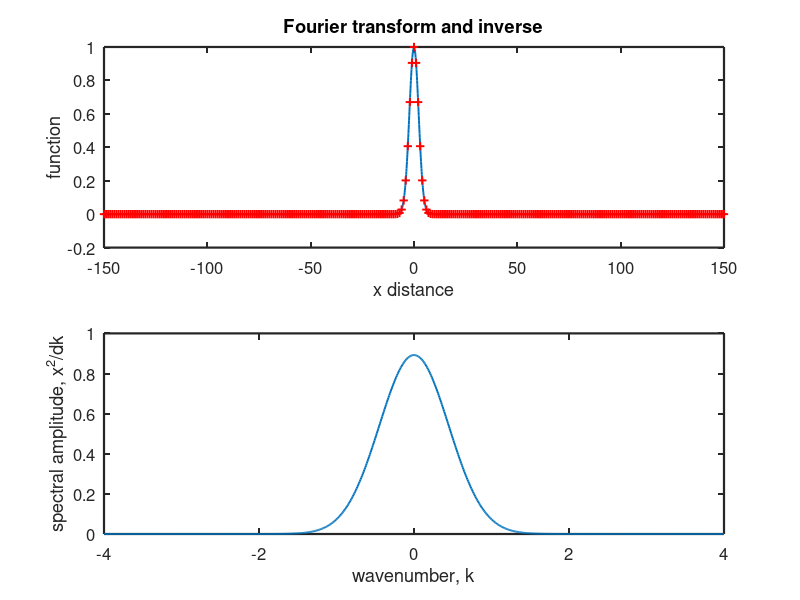
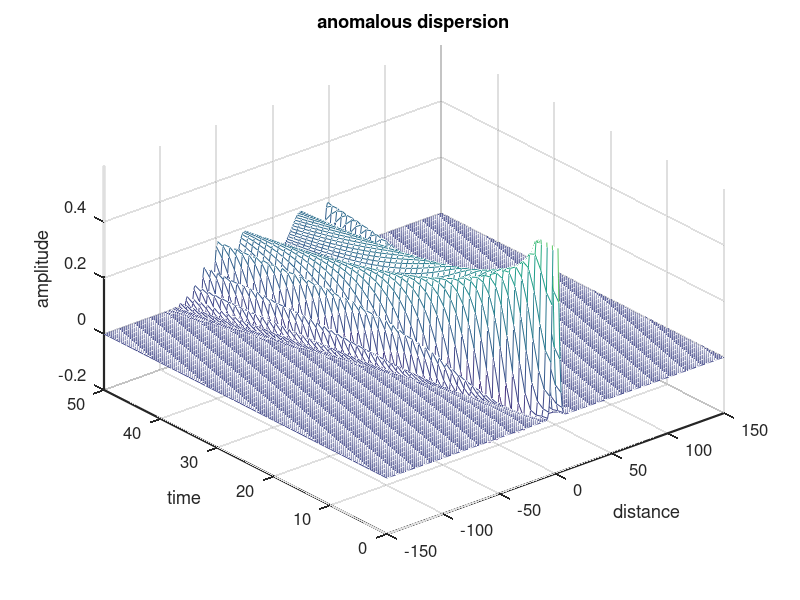
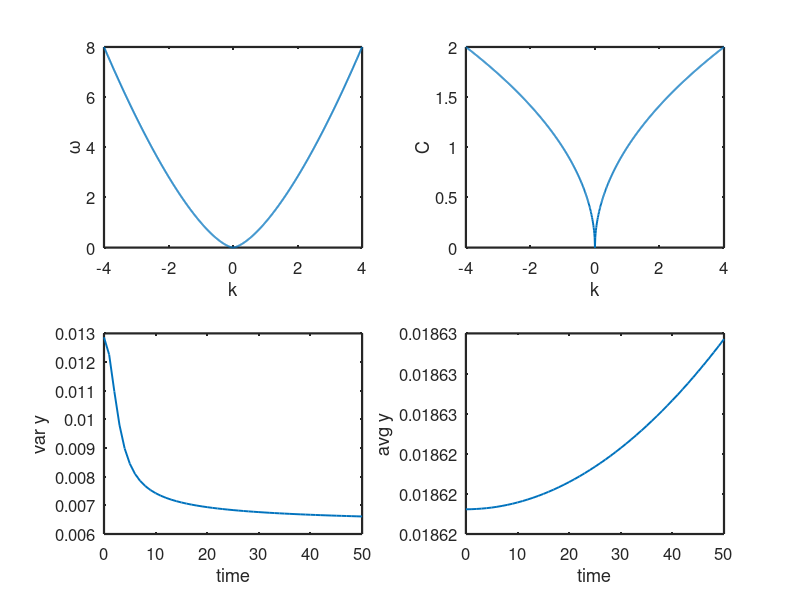
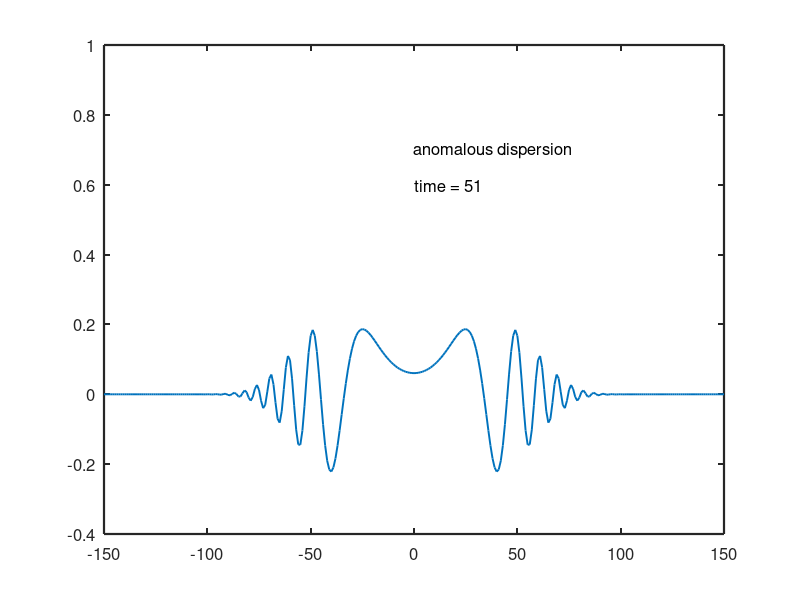

Write MATLAB code to recreate these figures, in order.
%
% Mathematical model of the movement of the ship in the water
% with influence of wind, current and waves
%
% - Wave profile generator
%
% (c) by Fabian Jenne


%  DAsoln3;  compute the D'Almebert soln for an IVP.
%  The original disturbance is Gaussian, so we know the 
%  Fourier transform (also a Gaussian).  We can assume a 
%  dispersion relation that is normal, non-dispersive or  
%  anomalous (the most intersting one!).
%
%  Public domain for all educational uses.
%
%  Jim Price, January 2000

clear
close all
format compact

%  choose whether this system is dispersive or not
dispers = menu('Choose your dispersion relation', ...
   'anomalous', 'non-dispersive', 'normal', ... 
   'very strange, frequency = const')
dispers = dispers - 2;

%  let's choose f(x) to be Gaussian 

x = -100:0.1:100;              %  the spatial domain
alpha = 0.1;
f = exp(-(x.^2)*alpha);      %  define the function in space

%  reconstruct f(x) from its (known) transform, F

dk = 0.01;               %  the wavenumber resolution
k = -4:dk:4;             %  the wavenumber domain
[nn nk] = size(k);

Sizey = pi/dk

% the known, continuous Fourier transform

F = (1/sqrt(4*pi*alpha))*exp(-(k.^2)/(4*alpha));

y = -150:1:150;            %  invert on this spatial domain
[qq yn] = size(y);

%  compute the inverse transform, fy, on the domain y

for m=1:yn
  fy(m) = sum(F.*real(exp(-i*k*y(m)))*dk);
end

%  Set some default graphics things.
set(0,'DefaultTextFontSize',12)
set(0,'DefaultAxesFontSize',12)
set(0,'DefaultAxesLineWidth',1.6)
set(0,'DefaultLineLineWidth',1.4)


%  plot the function, the spectrum and the inverse transform 

figure(1)
clf reset

subplot(2,1,1)
plot(x, f, y, real(fy), 'r+')
xlabel('x distance')
ylabel('function')
title('Fourier transform and inverse')

subplot(2,1,2)
plot(k, F)
xlabel('wavenumber, k')
ylabel('spectral amplitude, x^2/dk')

%  Now do an initial value problem with this function as the IC

%  anomalous dispersion
if dispers == -1
for j=1:nk
   C(j) = sqrt(abs(k(j)));
   if C(j) >= 10; C(j) = 10.; end
end
titl = 'anomalous dispersion'
end

%  non-dispersive
if dispers == 0
for j=1:nk          %  compute a reasonable mean C
C(j) = sqrt(1./abs(k(j)));
if C(j) >= 10; C(j) = 10.; end
end
Csa = mean(abs(F).*C)/mean(abs(F))
C = 0*C + Csa;
titl = 'non-dispersive waves'
end

% a deepwater-like C(k) (g = 1)
if dispers == 1
for j=1:nk
   C(j) = sqrt(1./abs(k(j)));
   if C(j) >= 10; C(j) = 10.; end
end
titl = '(normal) dispersive waves'
end

%  very strange dispersion; constant frequency
if dispers == 2
for j=1:nk
   C(j) = abs(1/k(j));
if C(j) >= 1000; C(j) = 1000; end
end
titl = 'very strange dispersion; frequency = 1 and constant'
end

omega = abs(k.*C);    %  from C, compute the wavenumbers

figure(4)
clf reset
subplot(2,2,1)
plot(k, omega)
xlabel('k'); ylabel('\omega')
subplot(2,2,2)
plot(k, C)
xlabel('k'); ylabel('C')


%  compute the time-shifted (a la D'Alembert) inverse of F
dt = 1.0;
tend = 50.;
if dispers >= 0; dt = 0.5; end
t = 0:dt:tend;          %  evaluate for these times
[qq tn] = size(t);

for m=1:tn   
for n=1:yn
  yD(m,n) = real(sum( dk*F.*exp(-i*(k*y(n) - omega*t(m))) ));
end

thisfar = t(m)/tend   %  just so you know it's alive
end


%  check for energy and mass conservation.
vy = var(yD');
ay = mean(yD');

figure(4)
subplot(2,2,3)
plot(t, vy)
ylabel('var y')
xlabel('time')
subplot(2,2,4)
plot(t, ay)
ylabel('avg y')
xlabel('time')
drawnow

%  contour the field, y
dothis = 0;
if dothis == 1
figure(2)
clf reset
wc = contour(y, t, yD, [-0.6:0.2:1.]);
clabel(wc);
xlabel('distance')
ylabel('time')
title('Fourier tranform and D`Alembert`s solution')
drawnow
end

%  a 3-D surface
figure(3)
clf reset
mesh(y, t, yD);
view(-40., 40.);
axis([-150 150 0 50 -0.2 0.6])
xlabel('distance')
ylabel('time')
zlabel('amplitude')
title(titl)
drawnow

ddd = '  Hit any key to continue with a movie.'
pause

%  make a movie
figure(5)
clf reset
for j=1:tn   
f1 = yD(j,:);
plot(y, f1)
axis([-150 150 -0.4 1.0])
time = floor(dt*j);
timstr = ['time = ', num2str(time)];
text(0., 0.6, timstr)
if dispers == -1
   text(0., 0.7,'anomalous dispersion');
end
if dispers == 0
   text(0., 0.7,'non-dispersive')
end
if dispers == 1
   text(0., 0.7,'normal dispersion')
end

drawnow
M(j) = getframe;
end
movie(M,6,2)


